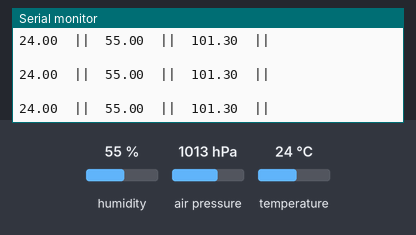
A sketch run on a simulated Arduino MKR. Parts: the last lines printed to the serial monitor. The test bench sets the inputs (shaded band); at power-on: humidity 55 %, air pressure 1013 hPa, temperature 24 °C. Storage starts empty.

Above: at 1.2 s.
1.3 s: humidity set to 22 %
At 2.0 s:
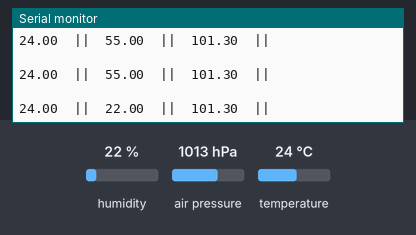
2.8 s: air pressure set to 952 hPa
At 2.8 s:
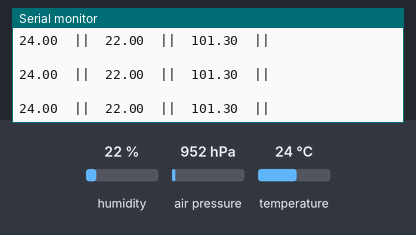
4.3 s: temperature set to 12 °C
At 4.3 s:
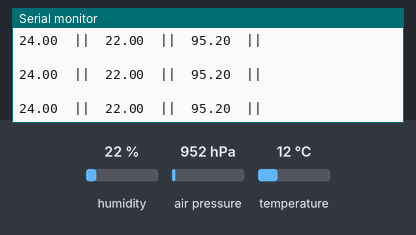

The sketch:

Test_1_Cosmos.ino
```cpp
/* Created: 06/09/2021
 * Modified:
 - 07/09/2021 Panha
 * E2stem Cubesat (Offical's name: Cosmos)
   By Teacher oudom && Panha 12.2
*/
//Problem 01: 06-09-2021 sensor did not write Data after plug with power bank
//Problem 02: RTC module DS3231


#include <Arduino_MKRENV.h>
#include <SD.h>
//#include <DS3232RTC.h>


const int cs = 4; //SD Card
//DS3231  rtc(SDA, SCL);
//int rtc;
//DS3231  rtc(11,12); // date && Time Sensor


void setup() {

  Serial.begin(9600);
  //rtc.begin();
  ENV_Shield();
  Initialize_SDcard();
  // Problem 01 Solved using this //
  pinMode(cs,OUTPUT); // <-
  digitalWrite(cs,HIGH); // <-
  /////////////////////////////////
  //Serial.println("Temperature,Humidity,Pressure");

}


void ENV_Shield(){
 //while (!Serial);
  if (!ENV.begin()) {
    Serial.println("Failed to initialize MKR ENV shield!");
    while (1); //True // False 0
  }
}

void Initialize_SDcard()
{
  // see if the card is present and can be initialized:
  if (!SD.begin(cs)) {
    Serial.println("SD Card failed");
    // don't do anything more:
    return;
  }
   // open the file. note that only one file can be open at a time,
  // so you have to close this one before opening another.
  File dataFile = SD.open("CubeSat.txt", FILE_WRITE);
  // if the file is available, write to it:
  if (dataFile) {
    dataFile.println("Date,Time,Temperature,Humidity,Pressure"); //Write the first row of the excel file
    dataFile.close();
  }
}


// function write SD card -> file.csv

void Write_SDcard()
{

  float temperature = ENV.readTemperature();
  float humidity    = ENV.readHumidity();
  float pressure    = ENV.readPressure();
  // send data to SD card
  File dataFile = SD.open("CubeSat.txt", FILE_WRITE);

  // if the file is available, write to it:
  if (dataFile) {
    /*dataFile.print(rtc.getDateStr()); //Store date on SD card
    dataFile.print(","); //Move to next column using a ","

    dataFile.print(rtc.getTimeStr()); //Store date on SD card
    dataFile.print(","); //Move to next column using a ","*/

    dataFile.print(temperature); //Store date on SD card
    dataFile.print(","); //Move to next column using a ","

    dataFile.print(humidity); //Store date on SD card
    dataFile.print(","); //Move to next column using a ","

    dataFile.print(pressure); //Store date on SD card
    dataFile.print(","); //Move to next column using a ","

    dataFile.println(); //End of Row move to next row
    dataFile.close(); //Close the file
  }
  else
  Serial.println("OOPS!! SD card writing failed");
}

/*void Initialize_RTC()
{
   // Initialize the rtc object
  rtc.begin();

rtc.setDOW(FRIDAY);     // Set Day-of-Week to SUNDAY
rtc.setTime(16, 05, 45);     // Set the time to 12:00:00 (24hr format)
rtc.setDate(9, 07, 2021);   // Set the date to January 1st, 2014

}*/

void loop() {


  float temperature = ENV.readTemperature();
  float humidity    = ENV.readHumidity();
  float pressure    = ENV.readPressure();
  ENV_Shield();
  //Initialize_RTC();
  Write_SDcard();


  // Print Sensor Values
  Serial.println(" ");
  Serial.print(temperature);
  Serial.print("  ||  ");
  Serial.print(humidity);
  Serial.print("  ||  ");
  Serial.print(pressure);
  Serial.println("  ||  ");
  Serial.println();

  delay(500);
}
```

Measured:
- after the input at 1.3 s, the serial monitor: prints a new line after 0.31 s (image 1)
